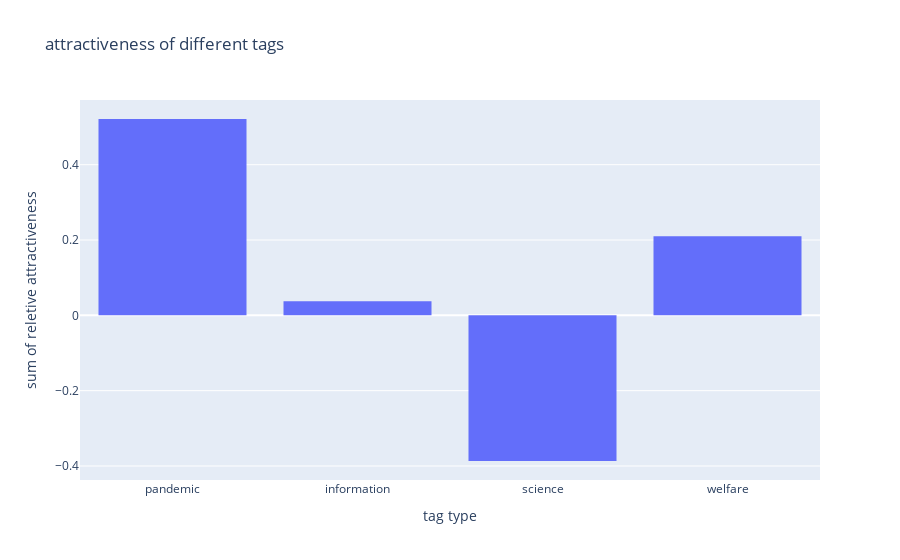

Source (notebook cell):
### Code cell
atcphoto=px.histogram(tag,
       y = 'attractiveness',
       x = 'name',
       hover_name = 'attractiveness',
       title = 'attractiveness of different tags',
       labels={'name': 'tag type', 'attractiveness':'reletive attractiveness'}
      )
atcphoto.show()

### Figure 1 — Plotly figure (JSON) as saved in the notebook; plotly's stock layout.template omitted (floating-point values rounded to 4 significant figures)
{"data": [{"alignmentgroup": "True", "bingroup": "x", "histfunc": "sum", "hovertemplate": "tag type=%{x}<br>sum of reletive attractiveness=%{y}<extra></extra>", "legendgroup": "", "marker": {"color": "#636efa", "pattern": {"shape": ""}}, "name": "", "offsetgroup": "", "orientation": "v", "showlegend": false, "type": "histogram", "x": ["pandemic", "information", "science", "welfare"], "xaxis": "x", "y": [0.5214, 0.03759, -0.3868, 0.2102], "yaxis": "y"}], "layout": {"autosize": true, "barmode": "relative", "legend": {"tracegroupgap": 0}, "title": {"text": "attractiveness of different tags"}, "xaxis": {"anchor": "y", "autorange": true, "domain": [0, 1], "range": [-0.5, 3.5], "title": {"text": "tag type"}, "type": "category"}, "yaxis": {"anchor": "x", "autorange": true, "domain": [0, 1], "range": [-0.4373, 0.5718], "title": {"text": "sum of reletive attractiveness"}, "type": "linear"}}}
